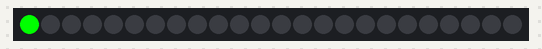
A sketch run on a simulated Arduino Uno, built with avr-gcc and run on an emulated ATmega328P. On the bench: 24 RGB LEDs in strip order, left to right.

Above: at 0.15 s.
At 2.49 s:
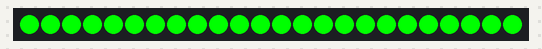
At 3.82 s:
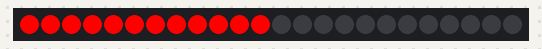
At 5.04 s:
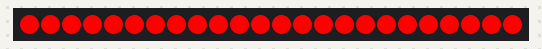
At 5.66 s:
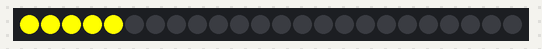
At 7.6 s:
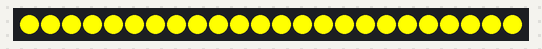

Measured:
- by itself, everything shown: repeats every 7.7 s, in 75 steps

The sketch:

SliderLEDDisplay.ino
```cpp
#include <Wire.h>
#include "Adafruit_LEDBackpack.h"
#include "Adafruit_GFX.h"

unsigned long displayLEDBarGraphInterval= 100;
unsigned long previousMillis= 0;
uint8_t barGraphState = 0;
uint8_t barGraphColor = LED_GREEN;

Adafruit_24bargraph bar = Adafruit_24bargraph();

void setup() {
  bar.begin(0x77);  // pass in the address

}


void loop() {
  if ((unsigned long)(millis() - previousMillis) >= displayLEDBarGraphInterval) {
    incrementBarGraph(barGraphColor);
    previousMillis = millis();
  }
}

void incrementBarGraph(uint8_t color){
  if (barGraphState < 24) {
     bar.setBar(barGraphState, color);
  }
  if(barGraphState == 24) {
    clearBarGraph();
    barGraphState = 0;
    barGraphColor = (barGraphColor == LED_GREEN) ? LED_RED : (barGraphColor == LED_RED)? LED_YELLOW : LED_GREEN ;
  } else {
      barGraphState++;
  }
  bar.writeDisplay();


}

void clearBarGraph() {
   for (uint8_t b=24; b>0; b--) {
     bar.setBar(b-1, LED_OFF);
   }
   bar.writeDisplay();
}
```
